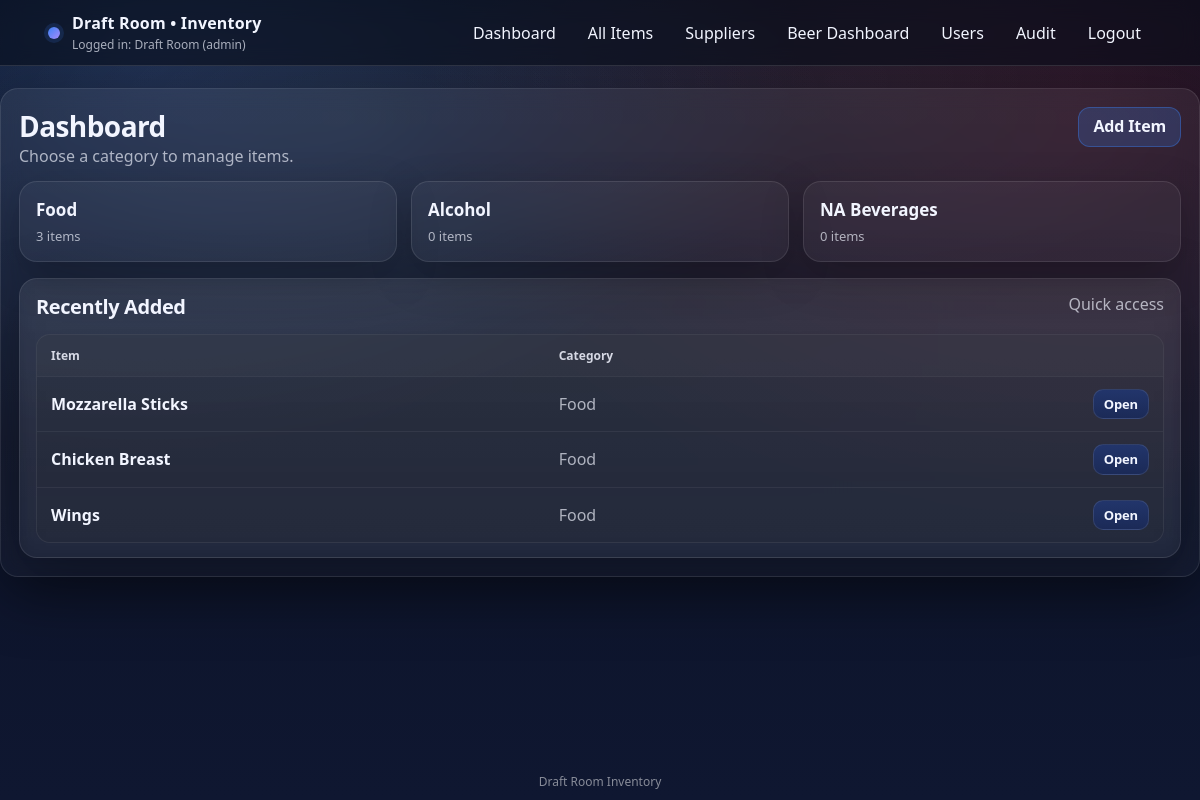
Page / (signed in) on the earlier database version.
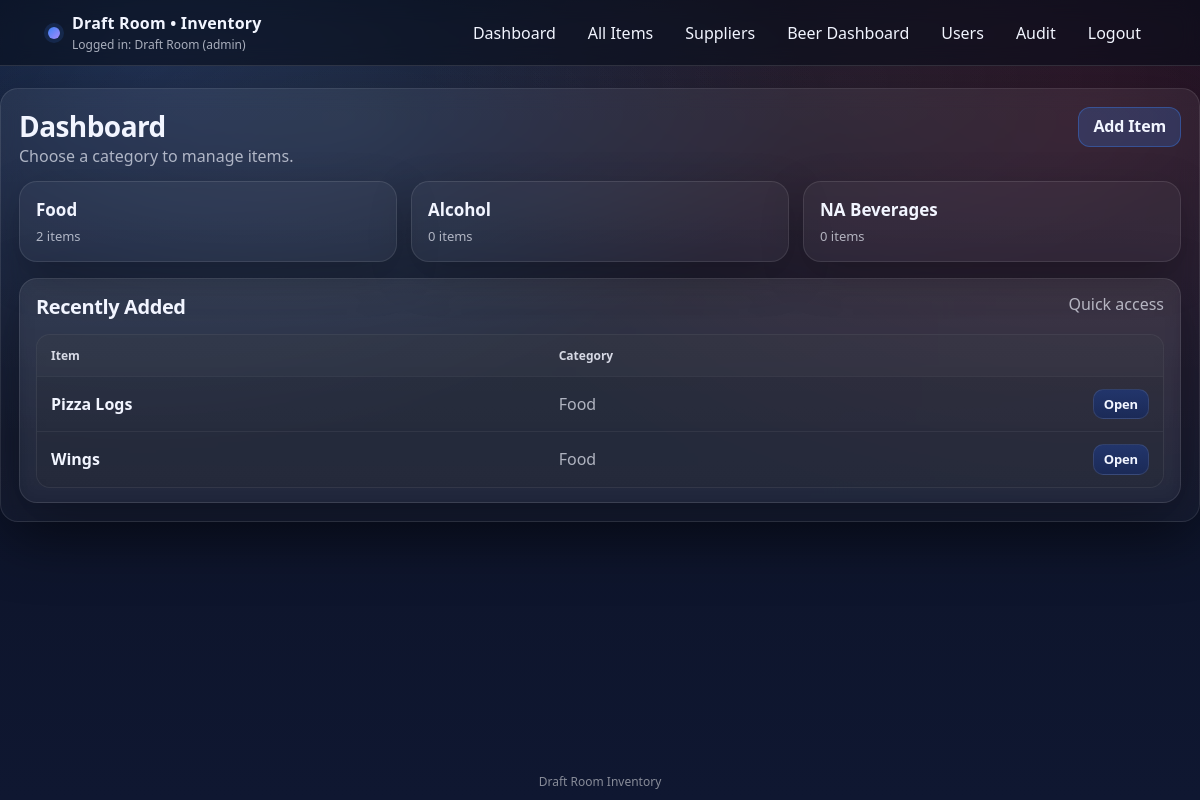
Same page on the later database version.
### app.py (models this page shows)
class Item(db.Model):
    __tablename__ = "items"
    id = db.Column(db.Integer, primary_key=True)
    name = db.Column(db.String(200), nullable=False, unique=True)
    category = db.Column(db.String(80), nullable=False, default="Food")
    prep_type = db.Column(db.String(40), nullable=False, default="generic")
    supplier_id = db.Column(db.Integer, db.ForeignKey("suppliers.id"), nullable=True)
    unit = db.Column(db.String(30), nullable=False, default="each")
    raw_freezer_days = db.Column(db.Integer, nullable=True)
    raw_cooler_days = db.Column(db.Integer, nullable=True)
    raw_out_days = db.Column(db.Integer, nullable=True)
    prepped_freezer_days = db.Column(db.Integer, nullable=True)
    prepped_cooler_days = db.Column(db.Integer, nullable=True)
    prepped_out_days = db.Column(db.Integer, nullable=True)
    sales_mode = db.Column(db.String(30), nullable=False, default="simple")
    pack1_label = db.Column(db.String(80), nullable=True, default="Single (10)")
    pack1_mult = db.Column(db.Integer, nullable=True, default=10)
    pack2_label = db.Column(db.String(80), nullable=True, default="Double (20)")
    pack2_mult = db.Column(db.Integer, nullable=True, default=20)
    pack3_label = db.Column(db.String(80), nullable=True, default="Room 120 Single (10)")
    pack3_mult = db.Column(db.Integer, nullable=True, default=10)
    pack4_label = db.Column(db.String(80), nullable=True, default="Room 120 Double (20)")
    pack4_mult = db.Column(db.Integer, nullable=True, default=20)
    created_at = db.Column(db.DateTime, nullable=False, default=utcnow)
    lots = db.relationship("InventoryLot", backref="item", cascade="all, delete-orphan")

### app.py (the view)
@app.get("/")
def dashboard():
    guard = require_view_access()
    if guard:
        return guard
    counts = db.session.query(Item.category, func.count(Item.id)).group_by(Item.category).all()
    counts_map = {c: int(n) for (c, n) in counts}
    categories = [{"name": cat, "count": counts_map.get(cat, 0)} for cat in CATEGORY_ORDER]
    extras = sorted([c for c in counts_map.keys() if c not in CATEGORY_ORDER])
    for cat in extras:
        categories.append({"name": cat, "count": counts_map.get(cat, 0)})
    recent_items = Item.query.order_by(Item.created_at.desc(), Item.id.desc()).limit(8).all()
    return render_template("dashboard.html", categories=categories, recent_items=recent_items)

### app.py (called while the page is built)
def role_rank(role: str | None) -> int:
    if not role:
        return 0
    return ROLE_RANK.get(role.strip().lower(), 0)

def current_user() -> Optional["User"]:
    uid = session.get("user_id")
    if not uid:
        return None
    try:
        return User.query.get(int(uid))
    except Exception:
        return None

def current_user_role() -> str:
    if session.get("break_glass_admin") is True:
        return "admin"
    u = current_user()
    if not u:
        return ""
    return (u.role or "").lower()

def is_logged_in() -> bool:
    return (session.get("break_glass_admin") is True) or (session.get("user_id") is not None)

def can_manage_users() -> bool:
    return current_user_role() == "admin"

def can_edit_inventory() -> bool:
    return role_rank(current_user_role()) >= ROLE_RANK["manager"]

def can_view_inventory() -> bool:
    return role_rank(current_user_role()) >= ROLE_RANK["staff"] or (session.get("break_glass_admin") is True)

    def display_name(self) -> str:
        full = f"{(self.first_name or '').strip()} {(self.last_name or '').strip()}".strip()
        return full if full else self.username

### templates/dashboard.html
{% extends "base.html" %}
{% block content %}
<section class="card">
  <div class="cardhead">
    <div>
      <h1>Dashboard</h1>
      <span class="muted">Choose a category to manage items.</span>
    </div>
    <div class="actions">
      {% if can_edit_inventory %}
        <a class="btn primary" href="/items/new">Add Item</a>
      {% endif %}
    </div>
  </div>
  <div class="grid3">
    {% for c in categories %}
      <a class="tile" href="/category/{{ c.name }}">
        <div class="tile-title">{{ c.name }}</div>
        <div class="tile-sub">{{ c.count }} items</div>
      </a>
    {% endfor %}
  </div>
  <div style="height:16px;"></div>
  <div class="card mini">
    <div class="cardhead">
      <h2>Recently Added</h2>
      <span class="muted">Quick access</span>
    </div>
    {% if recent_items and recent_items|length > 0 %}
      <div class="table">
        <div class="row head" style="grid-template-columns: 1.2fr .8fr .6fr;">
          <div>Item</div><div>Category</div><div></div>
        </div>
        {% for it in recent_items %}
          <div class="row" style="grid-template-columns: 1.2fr .8fr .6fr;">
            <div class="strong">{{ it.name }}</div>
            <div class="muted">{{ it.category }}</div>
            <div class="row-actions">
              <a class="btn small" href="/items/{{ it.id }}">Open</a>
            </div>
          </div>
        {% endfor %}
      </div>
    {% else %}
      <div class="empty">No items yet.</div>
    {% endif %}
  </div>
</section>
{% endblock %}

Differences in the rows shown:
removed Item: name "Mozzarella Sticks", category "Food"
removed Item: name "Chicken Breast", category "Food"
added Item: name "Pizza Logs", category "Food"
Other differences:
new list line: "Food 2 items"
list line gone: "Food 3 items"
